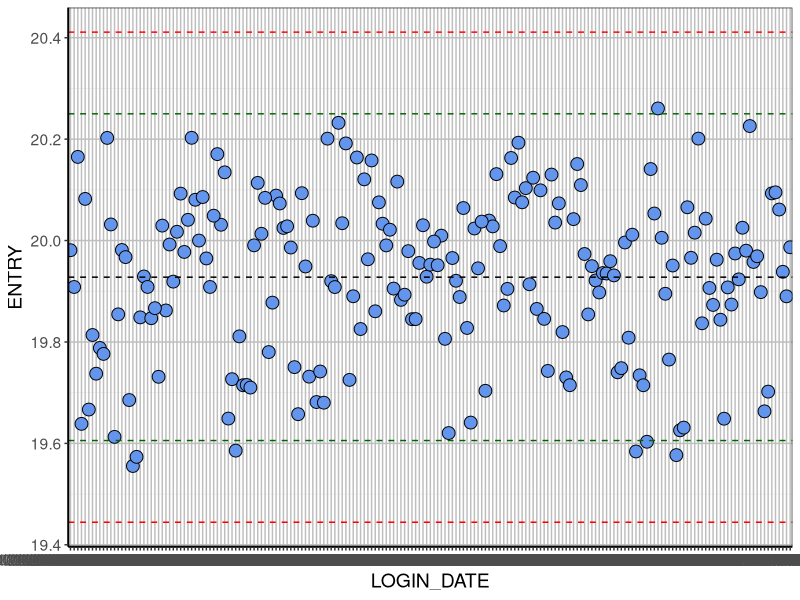

Reproduce this figure in R.
#### Clean Up environment -----------------------------
rm(list=ls())

#### Packages -----------------------------
library(readxl)
library(tidyverse)
library(here)



#### Functions -----------------------------
outliers <- function (x, b = FALSE) {
xx <- sapply(x, as.numeric)

#xx <- sort(xx)

remove_outliers <- function(x, na.rm = TRUE, ...) {
  qnt <- quantile(x, probs=c(.25, .75), na.rm = na.rm, ...)
  H <- 1.5 * IQR(x, na.rm = na.rm)
  y <- x
  y[x < (qnt[1] - H)] <- NA
  y[x > (qnt[2] + H)] <- NA
  y
}

yy <- remove_outliers(xx)
ww <- remove_outliers(yy)
zz <- remove_outliers(ww)

diff.out <- data.frame(xx, yy, ww, zz)

if(b == TRUE){
boxplot(diff.out)
}

return(zz)
}



#### Data Input -----------------------------
setwd(here())
srm_raw <- read_csv("data/srmdata.csv")
testname <- substr(srm_raw$ANALYSIS[1],1,6)
Units <- tolower(sub("_P_","/",(srm_raw$UNITS[1])))

#### Data Cleaning -----------------------------

srm_data <- srm_raw[, c(1,2,6,7:9,13)]

srm_data <- srm_data %>% 
        separate(TEXT_ID, into = paste("V", 1:3, sep = "_"))
srm_data <- srm_data[,c(8,1:6)]
colnames(srm_data)[1] <- 'SRM'

srms <- unique(srm_data$SRM)
n <- length(srms)

#### Visualising Data -----------------------------

srm_data <- srm_data %>% 
        filter(SRM == srms[2])

srm_n <- nrow(srm_data)

if (srm_n>200) {
        srm_data = srm_data[(srm_n-200):srm_n,]
        
}

srm_data <- srm_data %>% 
        mutate(ENTRY = outliers(ENTRY)) %>% 
        na.omit()

Centre <- mean(srm_data$ENTRY)
LCL <- Centre - 3*sd(srm_data$ENTRY)
LWL <- Centre - 2*sd(srm_data$ENTRY)
UWL <- Centre + 2*sd(srm_data$ENTRY)
UCL <- Centre + 3*sd(srm_data$ENTRY)

srm_plot <- ggplot(srm_data, aes(x=LOGIN_DATE, y=ENTRY)) +
        geom_point(size=4,shape=21, col="black", fill = "cornflowerblue") +
        geom_hline(yintercept = Centre, lty=2, col="black" ) +
        geom_hline(yintercept = UCL, lty=2, col="red" ) +
        geom_hline(yintercept = LCL, lty=2, col="red" ) +
        geom_hline(yintercept = UWL, lty=2, col="darkgreen" ) +
        geom_hline(yintercept = LWL, lty=2, col="darkgreen" ) +
        theme_bw() +
        theme(panel.grid.major = element_line(size = 0.5, color = "grey"), 
        axis.line = element_line(size = 0.7, color = "black"), 
        text = element_text(size = 14))
srm_plot
